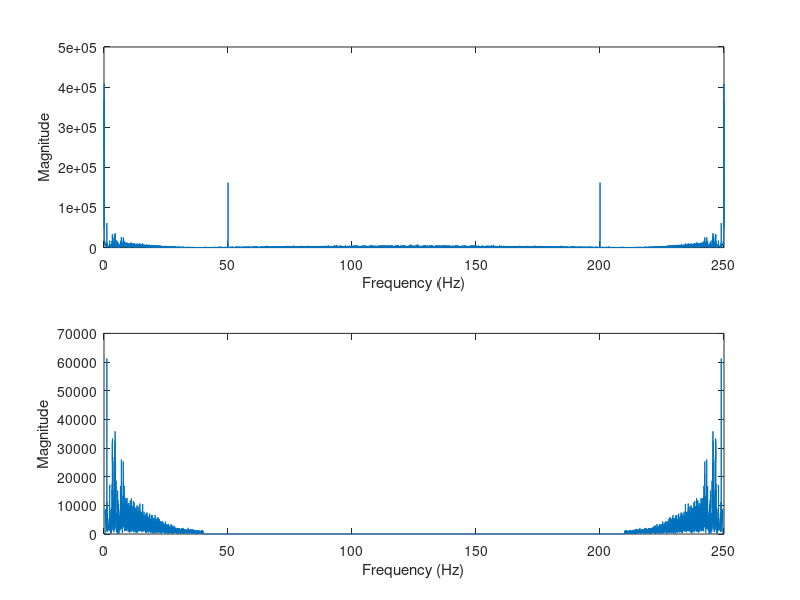
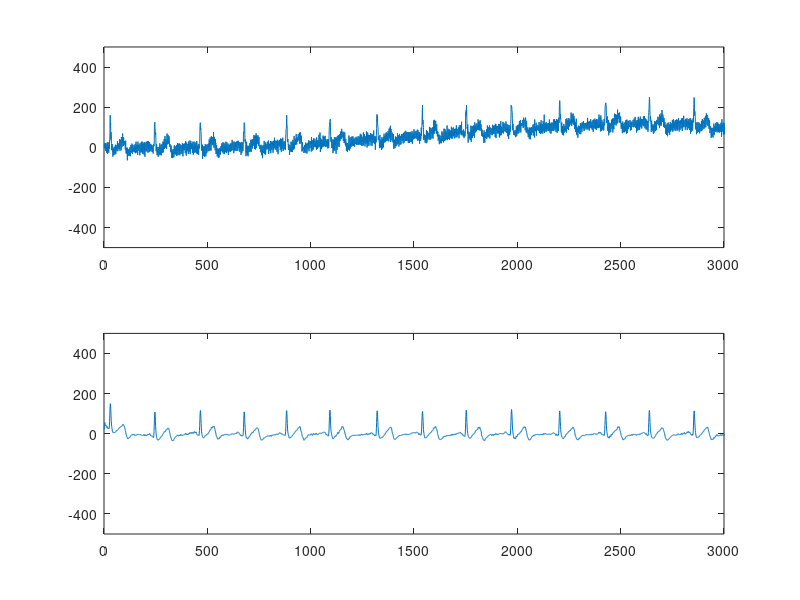

MATLAB code for these plots, in order:
%-----------------------------------
% lab 08                           |
% Exercise 01                      |
% Lazaros Konstantinos-Panagiotis  |
% 01639                            |
%-----------------------------------

% part a observations:
% 1) For EKG1 the output plots are changed in a less noticable way
% 2) For EKG2 the output plot have a noticable change. They are not filtered out and thus there is no processed output

% part b
% in this case the spectrum is indeed being properly aligned!!

% part c
% if we apply the noise signal and increase the amplitude we will see that there is more noise in our starting signal than before
% but then when we apply the filtering we see that it all goes back to normal (without noise in)


%part d
% if we wanted to lower the variance due to noise above 40 hz
% we can just change parameters cutoff1 and cutoff2
% cutoff1 will be equal with 40
% cutoff2 will be equal with 150

clear all;

% load signals from ECG.mat
load ECG; % contains 2 signals EKG1 and EKG2
x = EKG2;
fs = 250; 

% power line interference sim
n = 1:length(x);
Ts = 1 /fs;
p = 20*cos(2*pi*50*n*Ts);
x = x + p';

% calculate ECG spectrum
y = fft(x);
K = length(y);
k = 1:K;
frequency = k*fs/K;
magnitude = abs(y);


% plot ECG spectrum
figure;
subplot(211); 
plot(frequency, magnitude);
xlabel('Frequency (Hz)');
ylabel('Magnitude');


% filter baseline wander (high pass)
cutoff = 0.5;
cutoffIndex = int16(cutoff*K/fs);
y(1:cutoffIndex) = 0; % manual filtering
y(K - cutoffIndex:K) = 0; % manual filtering(symmetric)


% filter other frequency noise (band rejection)
cutoff1 = 40;
cutoff1Index = int16(cutoff1*K/fs);
cutoff2 = 150;
cutoff2Index = int16(cutoff2*K/fs);
y(cutoff1Index:cutoff2Index) = 0; % manual filtering
y(K - cutoff2Index:K-cutoff1Index) = 0; % manual filtering (symmetric)


magnitude = abs(y);
subplot(212);
plot(frequency, magnitude);
xlabel('Frequency (Hz)');
ylabel('Magnitude');


% IFFT to get processed resulting signal
iy = ifft(y);


% display output signals
xmax = 3000;
ymax = 500;
figure;
subplot(211)
plot(x);
axis([0 xmax -ymax ymax]);
subplot(212);
plot(real(iy)); 
axis([0 xmax -ymax ymax]);
